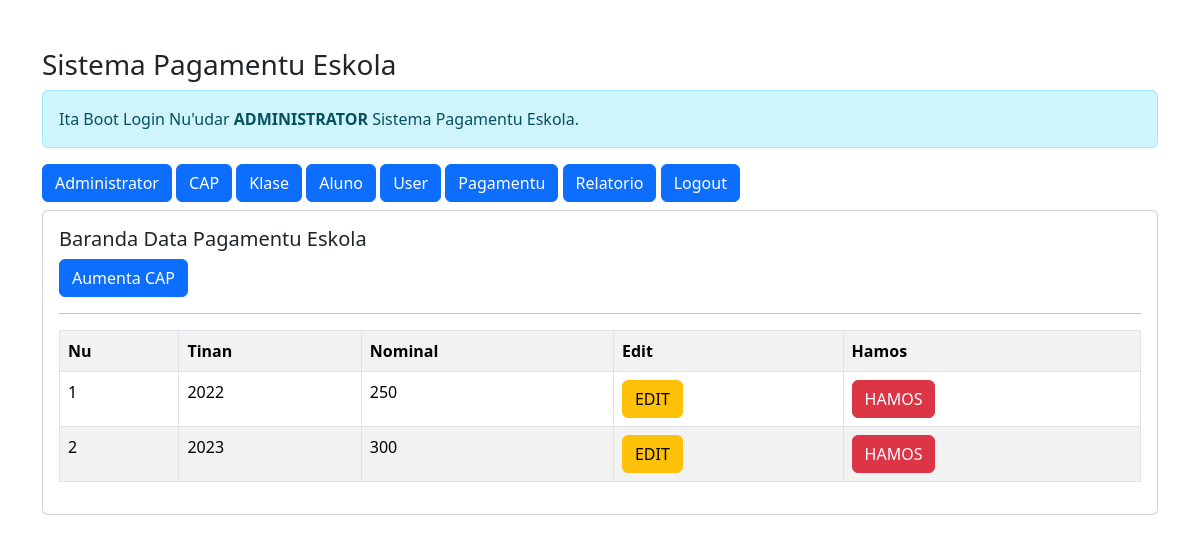
/admin/admin.php?url=cap (signed in), run on the app's committed database.
### tables this page shows
CREATE TABLE `cap` (
  `id_cap` int(11) NOT NULL,
  `tinan` int(11) NOT NULL,
  `nominal` int(11) NOT NULL
);

### admin/cap.php (the view)
<h5>Baranda Data Pagamentu Eskola</h5>
<a href="?url=aumenta-cap" class="btn btn-primary">Aumenta CAP</a>
<hr>
<table class="table table-striped table-bordered">
    <tr class="fw-bold">
        <td>Nu</td>
        <td>Tinan</td>
        <td>Nominal</td>
        <td>Edit</td>
        <td>Hamos</td>
    </tr>
    <?php
    include '../koneksaun.php';
    $nu = 1;
    $sql = "SELECT*FROM cap ORDER BY id_cap DESC";
    $query = mysqli_query($koneksaun, $sql);
    foreach ($query as $data) { ?>
        <tr>
            <td><?= $nu++; ?></td>
            <td><?= $data['tinan'] ?></td>
            <td><?= $data['nominal'] ?></td>
            <td>
                <a href="?url=edit-cap&id_cap=<?= $data['id_cap'] ?>" class='btn btn-warning'>EDIT</a>
            </td>
            <td>
                <a onclick="return confirm('Tebes Ita Hakarak Hamos Data')" href="?url=hamos-cap&id_cap=<?= $data['id_cap'] ?>" class='btn btn-danger'>HAMOS</a>
            </td>
        </tr>
    <?php } ?>
</table>

### data on the page
cap: tinan "2022", nominal "250"
cap: tinan "2023", nominal "300"
